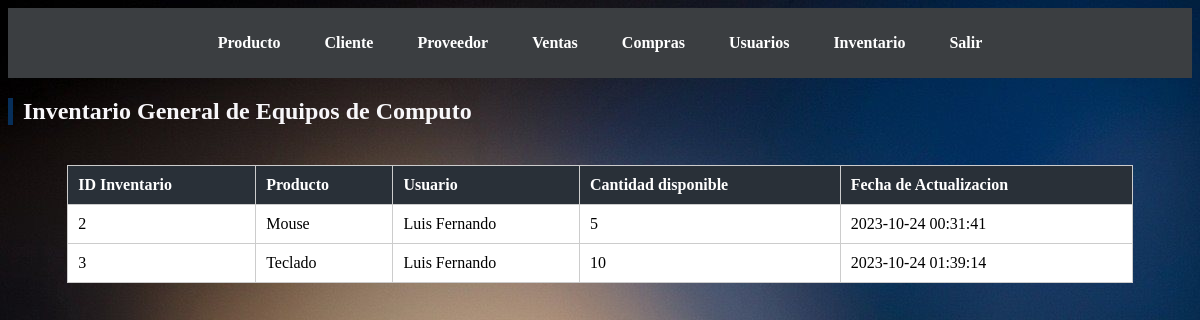
Before: /src/Tienda/panel/ with the older database file.
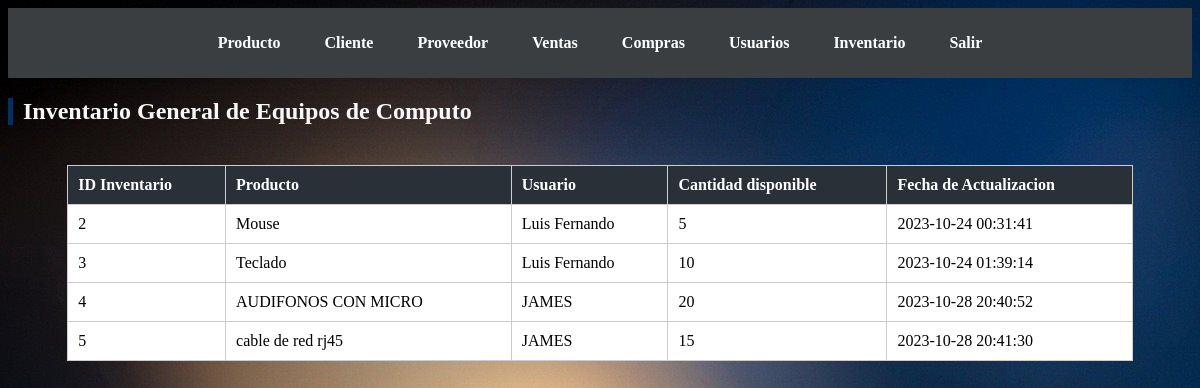
After: the same page with the newer database file.
### tables this page shows
CREATE TABLE `inventario` (
  `id_inventario` int(11) NOT NULL,
  `id_producto` int(11) DEFAULT NULL,
  `id_usuario` int(11) DEFAULT NULL,
  `cantidad_disponible` int(11) DEFAULT NULL,
  `fecha_actualizacion` timestamp NOT NULL DEFAULT current_timestamp() ON UPDATE current_timestamp()
);

CREATE TABLE `productos` (
  `id_producto` int(11) NOT NULL,
  `producto` varchar(100) NOT NULL,
  `fecha_registro` datetime NOT NULL,
  `descripcion` varchar(100) NOT NULL,
  `id_usuario` int(11) NOT NULL
);

CREATE TABLE `usuarios` (
  `id_usuario` int(11) NOT NULL,
  `nombres` varchar(50) NOT NULL,
  `apellidos` varchar(50) NOT NULL,
  `dni` varchar(15) NOT NULL,
  `telefono` varchar(20) NOT NULL,
  `correo` varchar(100) NOT NULL,
  `contrasena` varchar(100) NOT NULL,
  `fecha_registro` datetime NOT NULL,
  `id_rol` int(11) NOT NULL,
  `direccion` varchar(250) NOT NULL,
  `id_estado` int(11) NOT NULL
);

### src/Tienda/panel/index.php (called while the page is built)
<?php
    include "inventario.php";
?>

### src/Tienda/panel/inventario.php (the view, shortened to what this page needs)
<?php
    include 'menu.php';
?>
<!DOCTYPE html>
<html>
<head>
    <link rel="stylesheet" type="text/css" href="../CSS/inventario.css">
</head>
<body>
    <h2>Inventario General de Equipos de Computo</h2>
    <?php
        include '../../datos/conexion_be.php';
        $query = "SELECT * FROM inventario";
        $result = $conexion->query($query);
        echo "<table border='1' id='clienteTable'>";
        if ($result) {
            if ($result->num_rows > 0) {
                echo "<tr>";
                echo "<th>ID Inventario</th>";
                echo "<th>Producto</th>";
                echo "<th>Usuario</th>";
                echo "<th>Cantidad disponible</th>";
                echo "<th>Fecha de Actualizacion</th>";
                echo "</tr>";
                while ($row = $result->fetch_assoc()) {
                    $id_producto = $row['id_producto'];
                    $id_usuario = $row['id_usuario'];
                    $producto_query = "SELECT producto FROM productos WHERE id_producto = $id_producto";
                    $producto_result = $conexion->query($producto_query);
                    $producto_row = $producto_result->fetch_assoc();
                    $nombre_producto = $producto_row['producto'];
                    $usuario_query = "SELECT nombres FROM usuarios WHERE id_usuario = $id_usuario";
                    $usuario_result = $conexion->query($usuario_query);
                    $usuario_row = $usuario_result->fetch_assoc();
                    $nombre_usuario = $usuario_row['nombres'];
                    echo "<tr>";
                    echo "<td>" . $row['id_inventario'] . "</td>";
                    echo "<td>" . $nombre_producto . "</td>";
                    echo "<td>" . $nombre_usuario . "</td>";
                    echo "<td>" . $row['cantidad_disponible'] . "</td>";
                    echo "<td>" . $row['fecha_actualizacion'] . "</td>";
                    echo "</tr>";
                }
            } else {
                echo "<tr><td colspan='5'>No se encontraron compras.</td></tr>";
            }
        } else {
            echo "<tr><td colspan='5'>Error en la consulta: " . $conexion->error . "</td></tr>";
        }
        echo "</table>";
    ?>
</body>
</html>

Changed rows visible on the page:
added inventario: id_inventario "4", id_producto.producto "AUDIFONOS CON MICRO", id_usuario.nombres "JAMES", cantidad_disponible "20", fecha_actualizacion "2023-10-28 20:40:52"
added inventario: id_inventario "5", id_producto.producto "cable de red rj45", id_usuario.nombres "JAMES", cantidad_disponible "15", fecha_actualizacion "2023-10-28 20:41:30"
